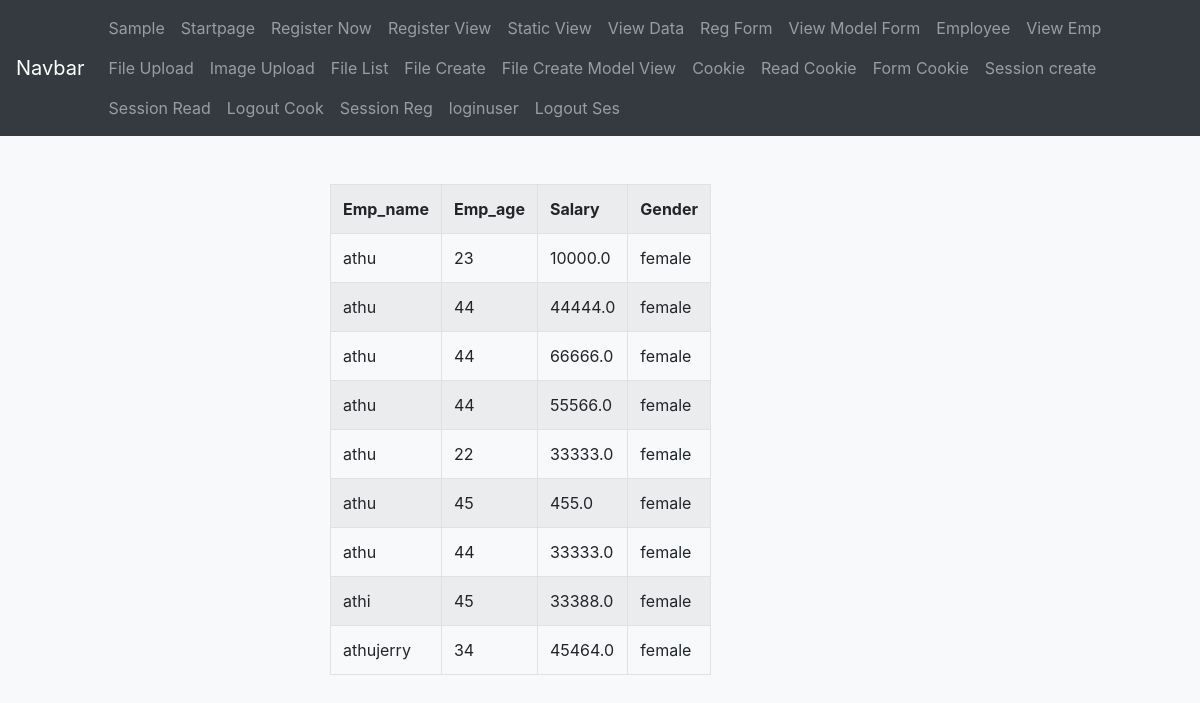
Page /stud/viewemp/ on the committed database.
### student/models.py (models this page shows)
class Employee(models.Model):
    emp_name=models.CharField(max_length=45)
    emp_age=models.IntegerField()
    salary=models.FloatField()
    gender=models.CharField(max_length=45)

### student/views.py (the view)
# urls.py: path('viewemp/',viewemp,name='viewemp'),
def viewemp(request):
    emp=Employee.objects.all()
    return render(request,'viewemp.html',{'data1':emp})

### student/templates/viewemp.html
{% extends 'nav.html' %}
{% block content%}
<div class="container">
    <div class="row">
        <div class="col-sm-4 offset-3 mt-5">
            <table class="table table-striped table-bordered">
                <tr>
                    <th>Emp_name</th>
                    <th>Emp_age</th>
                    <th>Salary</th>
                    <th>Gender</th>
                </tr>
                {% for i in data1 %}
                <tr>
                    <td>{{i.emp_name}}</td>
                    <td>{{i.emp_age}}</td>
                    <td>{{i.salary}}</td>
                    <td>{{i.gender}}</td>
                </tr>
                {% endfor %}
            </table>
        </div>
    </div>
</div>
{% endblock content%}

### student/templates/nav.html (shortened to what this page needs)
<!DOCTYPE html>
<html lang="en">
<head>
<link rel="stylesheet" href="https://cdn.jsdelivr.net/npm/bootstrap@4.6.1/dist/css/bootstrap.min.css">
</head>
<body class="bg-light">
    <nav class="navbar navbar-expand-md bg-dark navbar-dark">
        <a class="navbar-brand" href="#">Navbar</a>
        <div class="collapse navbar-collapse" id="collapsibleNavbar">
          <ul class="nav navbar-nav ml-auto">
            <li class="nav-item">
              <a class="nav-link" href="{% url 'sample' %}">Sample</a>
            </li>
            <li class="nav-item">
              <a class="nav-link" href="{% url 'start' data='asd'  %}">Startpage</a>
            </li>
            <li class="nav-item">
              <a class="nav-link" href="{% url 'reg' %}">Register Now</a>
            </li>
            <li class="nav-item">
              <a class="nav-link" href="#">Register View</a>
            </li>
            <li class="nav-item">
              <a class="nav-link" href="{% url 'stati' %}">Static View</a>
            </li>
            <li class="nav-item">
              <a class="nav-link" href="{% url 'viewdata' %}">View Data</a>
            </li>
            <li class="nav-item">
              <a class="nav-link" href="{% url 'regformview' %}">Reg Form</a>
            </li>
            <li class="nav-item">
              <a class="nav-link" href="{% url 'viewmodelform' %}">View Model Form</a>
            </li>
            <li class="nav-item">
              <a class="nav-link" href="{% url 'employee' %}">Employee</a>
            </li>
            <li class="nav-item">
              <a class="nav-link" href="{% url 'viewemp' %}">View Emp</a>
            </li>
            <li class="nav-item">
              <a class="nav-link" href="{% url 'uploadfile' %}">File Upload</a>
            </li>
            <li class="nav-item">
              <a class="nav-link" href="{% url 'uploadimage' %}">Image Upload</a>
            </li>
            <li class="nav-item">
              <a class="nav-link" href="{% url 'filelist' %}">File List</a>
            </li>
            <li class="nav-item">
              <a class="nav-link" href="{% url 'fcreate' %}">File Create</a>
            </li>
            <li class="nav-item">
              <a class="nav-link" href="{% url 'fc' %}">File Create Model View</a>
            </li>
            <li class="nav-item">
              <a class="nav-link" href="{% url 'c' %}">Cookie</a>
            </li>
            <li class="nav-item">
              <a class="nav-link" href="{% url 'r' %}">Read Cookie</a>
            </li>
            <li class="nav-item">
              <a class="nav-link" href="{% url 'cookieform' %}">Form Cookie</a>
            </li>
            <li class="nav-item">
              <a class="nav-link" href="{% url 'ses' %}">Session create</a>
            </li>
            <li class="nav-item">
              <a class="nav-link" href="{% url 'rses' %}">Session Read</a>
            </li>
            <li class="nav-item">
              <a class="nav-link" href="{% url 'logoutcook' %}">Logout Cook</a>
            </li>
            <li class="nav-item">
              <a class="nav-link" href="{% url 'ses_reg' %}">Session Reg</a>
            </li>
            <li class="nav-item">
              <a class="nav-link" href="{% url 'loginuser' %}">loginuser</a>
            </li>
            <li class="nav-item">
              <a class="nav-link" href="{% url 'logoutses' %}">Logout Ses</a>
            </li>
          </ul>
        </div>
      </nav>
      {% block content %} {% endblock content %}
</body>
</html>

### rows in the picture
Employee: emp_name "athu", emp_age "23", salary "10000.0", gender "female"
Employee: emp_name "athu", emp_age "44", salary "44444.0", gender "female"
Employee: emp_name "athu", emp_age "44", salary "66666.0", gender "female"
Employee: emp_name "athu", emp_age "44", salary "55566.0", gender "female"
Employee: emp_name "athu", emp_age "22", salary "33333.0", gender "female"
Employee: emp_name "athu", emp_age "45", salary "455.0", gender "female"
Employee: emp_name "athu", emp_age "44", salary "33333.0", gender "female"
Employee: emp_name "athi", emp_age "45", salary "33388.0", gender "female"
Employee: emp_name "athujerry", emp_age "34", salary "45464.0", gender "female"
